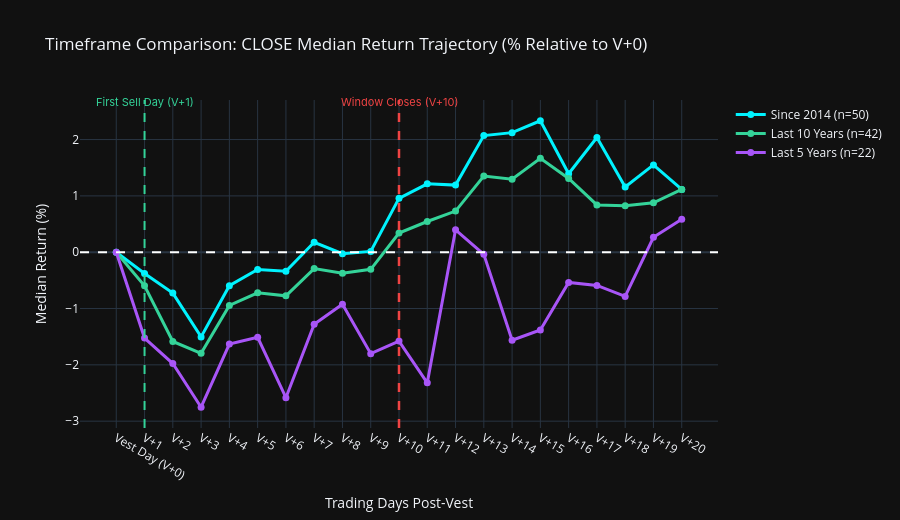

Write notebook code for a chart like this one.
### Markdown cell above
## 3. Timeframe Comparison: Since 2014 vs. Last 10 Years vs. Last 5 Years

How has the post-vest dynamics evolved in recent years? We compare performance across the three timeframes.

### Code cell
tf_keys = [('all', 'Since 2014', '#00f2fe'), ('last10y', 'Last 10 Years', '#34d399'), ('last5y', 'Last 5 Years', '#a855f7')]

fig_comp = go.Figure()

for tf_k, tf_lbl, color_hex in tf_keys:
    days_d = results_data[tf_k]['summary_days']
    days_x = [d['day_label'] for d in days_d]
    c_med = [d['close_median'] for d in days_d]
    
    fig_comp.add_trace(go.Scatter(
        x=days_x, y=c_med, mode='lines+markers',
        name=f"{tf_lbl} (n={results_data[tf_k]['n_events']})",
        line=dict(color=color_hex, width=3),
        marker=dict(size=7)
    ))

fig_comp.add_shape(type="line", x0="V+1", x1="V+1", y0=0, y1=1, yref="paper",
                   line=dict(color="#34d399", width=2, dash="dash"))
fig_comp.add_annotation(x="V+1", y=1.02, yref="paper", text="First Sell Day (V+1)",
                        showarrow=False, font=dict(color="#34d399", size=11, family="Inter"))

fig_comp.add_shape(type="line", x0="V+10", x1="V+10", y0=0, y1=1, yref="paper",
                   line=dict(color="#ef4444", width=2.5, dash="dash"))
fig_comp.add_annotation(x="V+10", y=1.02, yref="paper", text="Window Closes (V+10)",
                        showarrow=False, font=dict(color="#ef4444", size=11, family="Inter"))
fig_comp.add_hline(y=0, line_dash="dash", line_color="white")

fig_comp.update_layout(
    title="Timeframe Comparison: CLOSE Median Return Trajectory (% Relative to V+0)",
    xaxis_title="Trading Days Post-Vest",
    yaxis_title="Median Return (%)",
    template="plotly_dark",
    height=520
)
fig_comp.show()

### Figure 1 — Plotly figure (JSON) as saved in the notebook; plotly's stock layout.template omitted (floating-point values rounded to 4 significant figures)
{"data": [{"line": {"color": "#00f2fe", "width": 3}, "marker": {"size": 7}, "mode": "lines+markers", "name": "Since 2014 (n=50)", "type": "scatter", "x": ["Vest Day (V+0)", "V+1", "V+2", "V+3", "V+4", "V+5", "V+6", "V+7", "V+8", "V+9", "V+10", "V+11", "V+12", "V+13", "V+14", "V+15", "V+16", "V+17", "V+18", "V+19", "V+20"], "y": [0.0, -0.3786, -0.7262, -1.503, -0.5946, -0.3055, -0.3376, 0.1762, -0.02733, 0.01404, 0.9561, 1.214, 1.191, 2.07, 2.123, 2.333, 1.393, 2.036, 1.157, 1.55, 1.114]}, {"line": {"color": "#34d399", "width": 3}, "marker": {"size": 7}, "mode": "lines+markers", "name": "Last 10 Years (n=42)", "type": "scatter", "x": ["Vest Day (V+0)", "V+1", "V+2", "V+3", "V+4", "V+5", "V+6", "V+7", "V+8", "V+9", "V+10", "V+11", "V+12", "V+13", "V+14", "V+15", "V+16", "V+17", "V+18", "V+19", "V+20"], "y": [0.0, -0.5962, -1.585, -1.795, -0.9454, -0.7208, -0.7743, -0.2906, -0.3743, -0.3039, 0.3393, 0.545, 0.7297, 1.352, 1.295, 1.668, 1.309, 0.8397, 0.8261, 0.8782, 1.114]}, {"line": {"color": "#a855f7", "width": 3}, "marker": {"size": 7}, "mode": "lines+markers", "name": "Last 5 Years (n=22)", "type": "scatter", "x": ["Vest Day (V+0)", "V+1", "V+2", "V+3", "V+4", "V+5", "V+6", "V+7", "V+8", "V+9", "V+10", "V+11", "V+12", "V+13", "V+14", "V+15", "V+16", "V+17", "V+18", "V+19", "V+20"], "y": [0.0, -1.525, -1.977, -2.752, -1.631, -1.51, -2.583, -1.28, -0.9239, -1.801, -1.578, -2.32, 0.3982, -0.03681, -1.562, -1.38, -0.5371, -0.5907, -0.7852, 0.2649, 0.5841]}], "layout": {"annotations": [{"font": {"color": "#34d399", "family": "Inter", "size": 11}, "showarrow": false, "text": "First Sell Day (V+1)", "x": "V+1", "y": 1.02, "yref": "paper"}, {"font": {"color": "#ef4444", "family": "Inter", "size": 11}, "showarrow": false, "text": "Window Closes (V+10)", "x": "V+10", "y": 1.02, "yref": "paper"}], "height": 520, "shapes": [{"line": {"color": "#34d399", "dash": "dash", "width": 2}, "type": "line", "x0": "V+1", "x1": "V+1", "y0": 0, "y1": 1, "yref": "paper"}, {"line": {"color": "#ef4444", "dash": "dash", "width": 2.5}, "type": "line", "x0": "V+10", "x1": "V+10", "y0": 0, "y1": 1, "yref": "paper"}, {"line": {"color": "white", "dash": "dash"}, "type": "line", "x0": 0, "x1": 1, "xref": "x domain", "y0": 0, "y1": 0, "yref": "y"}], "title": {"text": "Timeframe Comparison: CLOSE Median Return Trajectory (% Relative to V+0)"}, "xaxis": {"title": {"text": "Trading Days Post-Vest"}}, "yaxis": {"title": {"text": "Median Return (%)"}}}}
